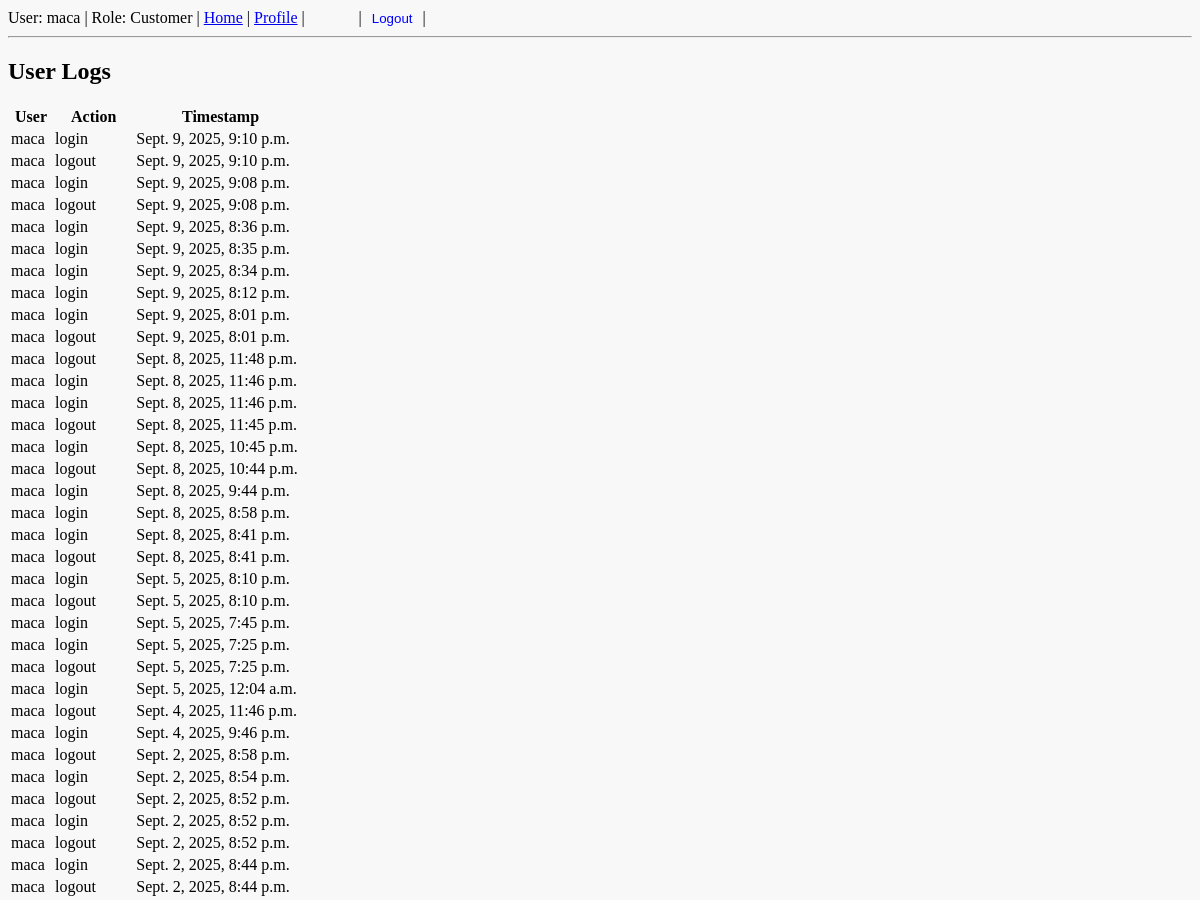
Page /user_logs (signed in, upper part) on the earlier database version.
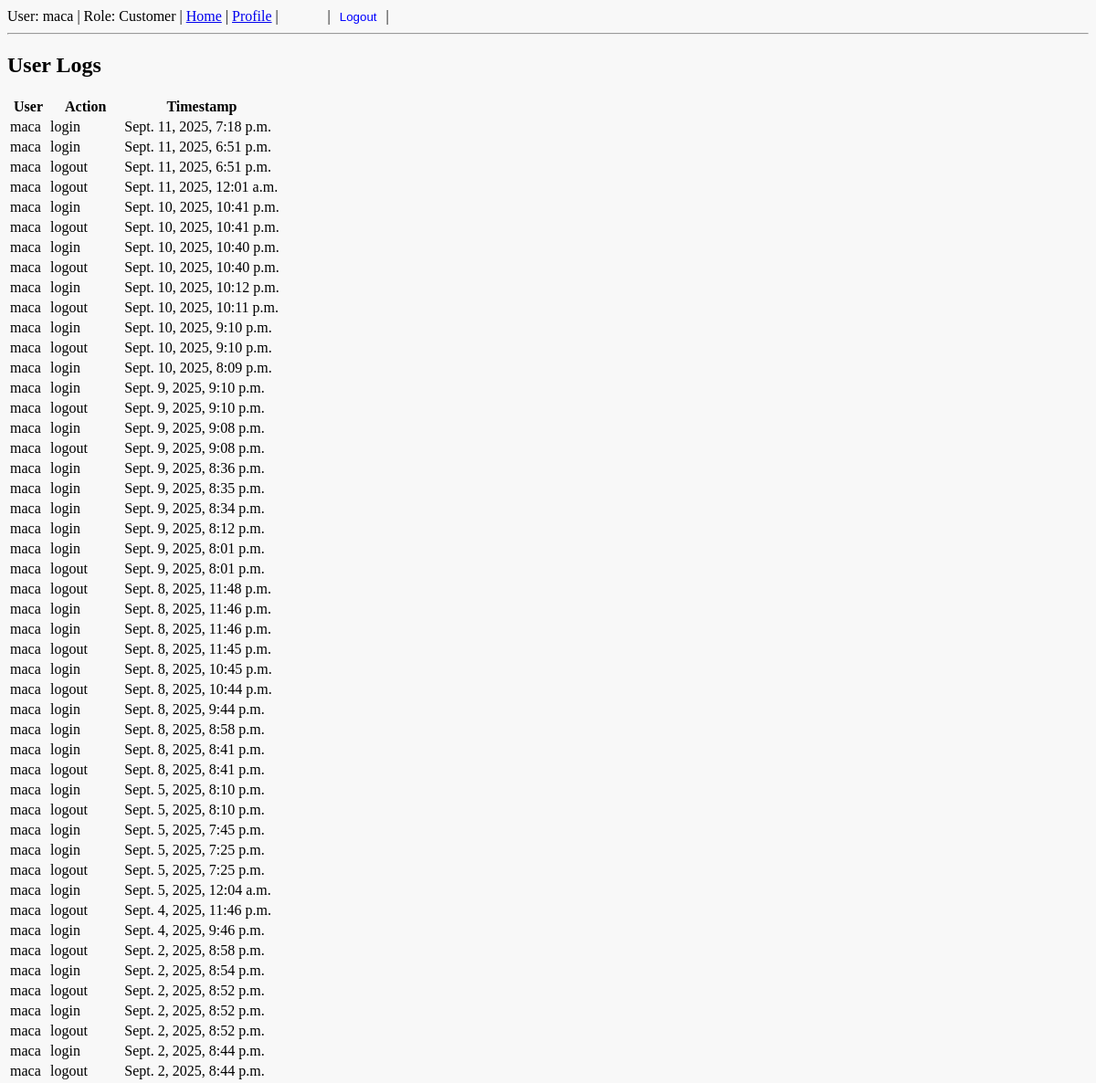
Same page on the later database version.
### rest/models.py (models this page shows, shortened)
class UserLog(models.Model):
    EVENT_CHOICES = [
        ('login', 'Login'),
        ('logout', 'Logout'),
        ('login_failed', 'Login Failed'),
        ('password_change', 'Password Change'),
    ]
    user = models.ForeignKey(User, on_delete=models.CASCADE, null=True, blank=True)
    username = models.CharField(max_length=150)
    event_type = models.CharField(max_length=20, choices=EVENT_CHOICES)
    ip_address = models.GenericIPAddressField(null=True, blank=True)
    timestamp = models.DateTimeField(auto_now_add=True)
    details = models.TextField(blank=True)

### rest/views.py (the view)
# urls.py: path('user_logs', views.user_logs, name='user_logs'),
@login_required
def user_logs(request):
    logs = UserLog.objects.filter().order_by('-timestamp')
    return render(request, 'user_logs.html', {
        'logs': logs
    })

### json_app/context_processors.py (called while the page is built)
def dark_mode_context(request):
    return {'dark_mode': request.session.get('dark_mode', False)}

### json_app/templatetags/dark_mode_tags.py (called while the page is built)
@register.inclusion_tag('json_app/_dark_mode_button.html', takes_context=True)
def dark_mode_button(context):
    return {
        'dark_mode': context.get('dark_mode', False)
    }

### rest/templates/user_logs.html (shortened to what this page needs)
{% extends "base.html" %}
{% block body %}
<h2>User Logs</h2>
<table>
    <thead>
        <tr>
            <th>User</th>
            <th>Action</th>
            <th>Timestamp</th>
        </tr>
    </thead>
    <tbody>
        {% for log in logs %}
        <tr>
            <td>{{ log.user.username }}</td>
            <td>{{ log.event_type }}</td>
            <td>{{ log.timestamp }}</td>
        </tr>
        {% empty %}
        <tr>
            <td colspan="3">No logs available.</td>
        </tr>
        {% endfor %}
    </tbody>
</table>
{% endblock %}

Differences in the rows shown:
added UserLog: user.username "maca", event_type "login", timestamp "Sept. 11, 2025, 7:18 p.m."
added UserLog: user.username "maca", event_type "login", timestamp "Sept. 11, 2025, 6:51 p.m."
added UserLog: user.username "maca", event_type "logout", timestamp "Sept. 11, 2025, 6:51 p.m."
added UserLog: user.username "maca", event_type "logout", timestamp "Sept. 11, 2025, 12:01 a.m."
added UserLog: user.username "maca", event_type "login", timestamp "Sept. 10, 2025, 10:41 p.m."
added UserLog: user.username "maca", event_type "logout", timestamp "Sept. 10, 2025, 10:41 p.m."
added UserLog: user.username "maca", event_type "login", timestamp "Sept. 10, 2025, 10:40 p.m."
added UserLog: user.username "maca", event_type "logout", timestamp "Sept. 10, 2025, 10:40 p.m."
added UserLog: user.username "maca", event_type "login", timestamp "Sept. 10, 2025, 10:12 p.m."
added UserLog: user.username "maca", event_type "logout", timestamp "Sept. 10, 2025, 10:11 p.m."
added UserLog: user.username "maca", event_type "login", timestamp "Sept. 10, 2025, 9:10 p.m."
added UserLog: user.username "maca", event_type "logout", timestamp "Sept. 10, 2025, 9:10 p.m."
added UserLog: user.username "maca", event_type "login", timestamp "Sept. 10, 2025, 8:09 p.m."
